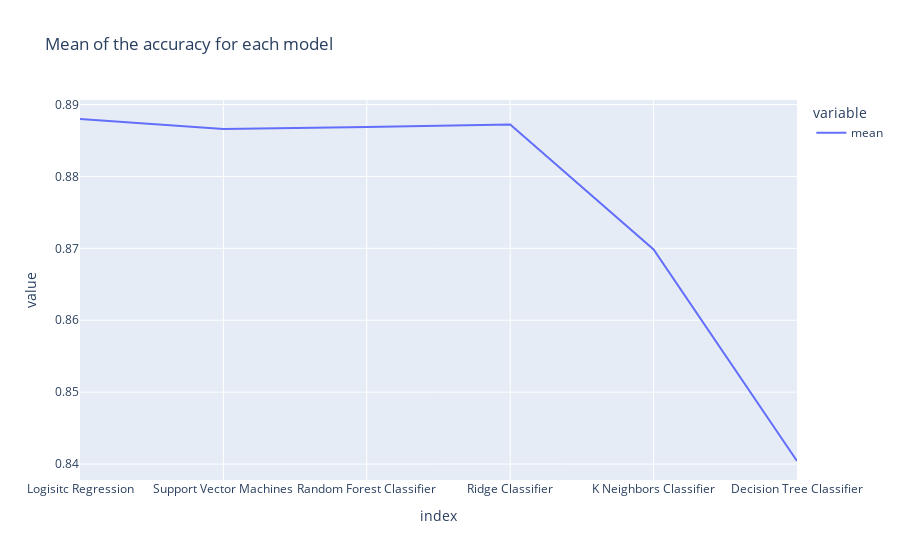

The notebook cell this image was saved under:
### Code cell
fig = px.line(df_bin_mean, title='Mean of the accuracy for each model')
fig.show()

### Figure 1 — Plotly figure (JSON) as saved in the notebook; plotly's stock layout.template omitted (floating-point values rounded to 4 significant figures)
{"data": [{"hovertemplate": "variable=mean<br>index=%{x}<br>value=%{y}<extra></extra>", "legendgroup": "mean", "line": {"color": "#636efa", "dash": "solid"}, "marker": {"symbol": "circle"}, "mode": "lines", "name": "mean", "orientation": "v", "showlegend": true, "type": "scatter", "x": ["Logisitc Regression", "Support Vector Machines", "Random Forest Classifier", "Ridge Classifier", "K Neighbors Classifier", "Decision Tree Classifier"], "xaxis": "x", "y": [0.888, 0.8866, 0.8869, 0.8872, 0.8698, 0.8404], "yaxis": "y"}], "layout": {"legend": {"title": {"text": "variable"}, "tracegroupgap": 0}, "title": {"text": "Mean of the accuracy for each model"}, "xaxis": {"anchor": "y", "domain": [0, 1], "title": {"text": "index"}}, "yaxis": {"anchor": "x", "domain": [0, 1], "title": {"text": "value"}}}}
